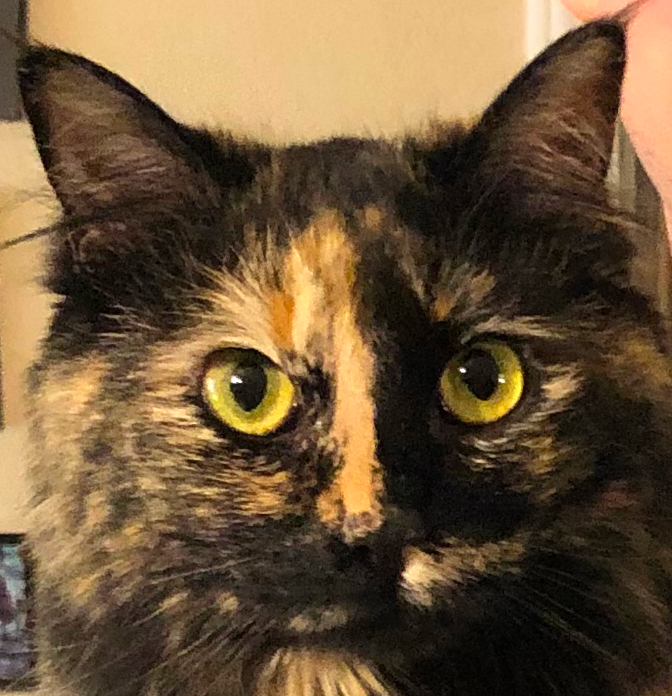
#> input picture assignment1/bobbie_template.JPG, 672 x 696 px
$ python create_img_pyramid.py
#> lines starting #> are read from the running program, lines starting #| are printed output that depends on the picture
# Alyssa Hammonds

# Assignment 1: Color Spaces and Data Augmentation
import sys
import numpy as np
import cv2 as cv
import random as rand

def resize_img(img, factor):
    height, width = img.shape[0], img.shape[1]

    new_height = int(height * factor)
    new_width = int(width * factor)

    # resize using numpy array
    resized_img = np.zeros((new_height, new_width, 3), dtype=np.uint8)
    for i in range(new_height):
        for j in range(new_width):
            x = int(i / factor)
            y = int(j / factor)
            resized_img[i, j] = img[x, y]

    return resized_img

def image_pyramid(img, num_levels):
    # check if the number of levels is valid
    for i in range(num_levels):
        img = resize_img(img, 0.5)
        cv.imwrite(f"pyramid_level_{i}.jpg", img)

    return img


if __name__ == "__main__":
    # ask user for filename
    filename = input("Enter filename: ")
#> the answer given: bobbie_template.JPG
    img = cv.imread(filename)
#> img is the input picture: shape (696, 672, 3); mean B, G, R 57.2, 85.7, 109
    num_levels = int(input("Enter the number of levels: "))
#> the answer given: 3
    img = image_pyramid(img, num_levels)
#> the loop in image_pyramid, `for i in range(num_levels):` made 3 passes
#> pass 2, in image_pyramid, `img = resize_img(img, 0.5)`:
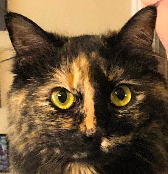
#> img: shape (174, 168, 3); mean of channels 0, 1, 2 57.5, 86, 109.3; drawn as B, G, R
#> pass 3, in image_pyramid, `img = resize_img(img, 0.5)`:
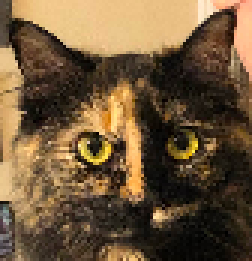
#> img: shape (87, 84, 3) (shown 3 times larger); mean of channels 0, 1, 2 58, 86.7, 110; drawn as B, G, R
    print(f"Image pyramid created with {num_levels} levels")
